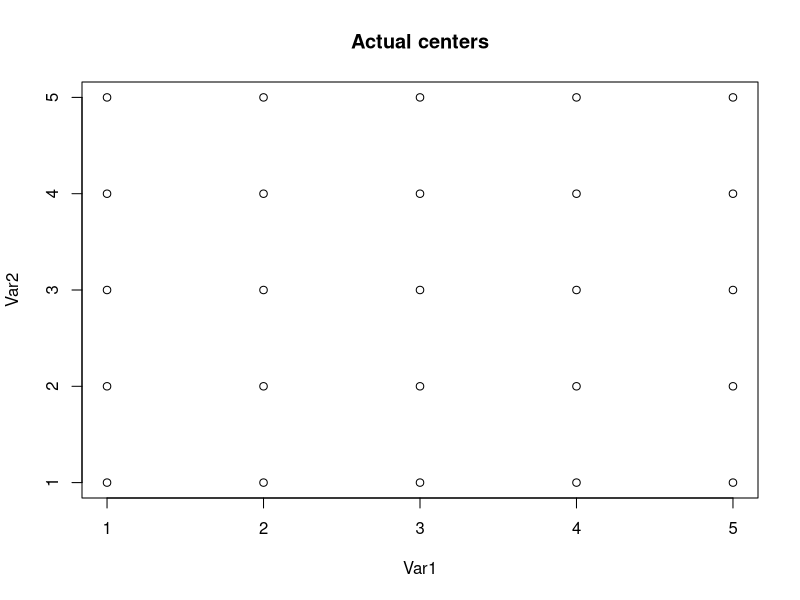
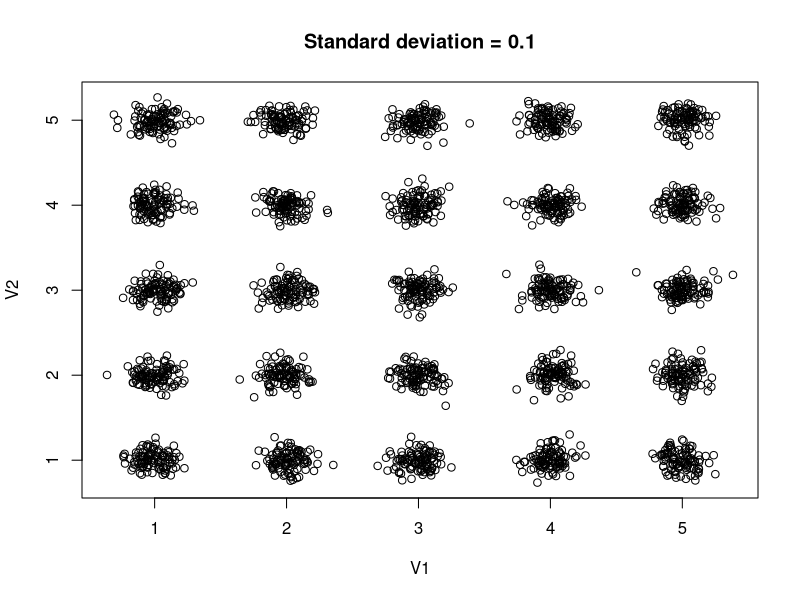
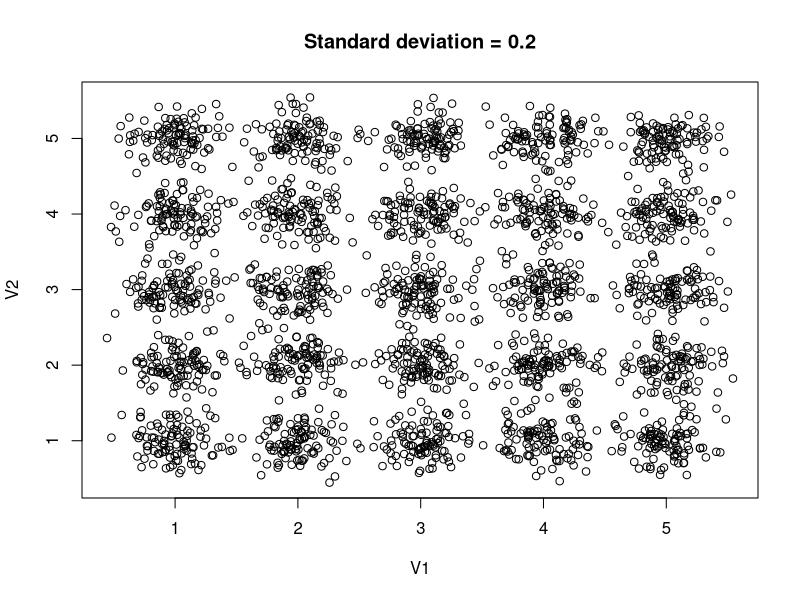
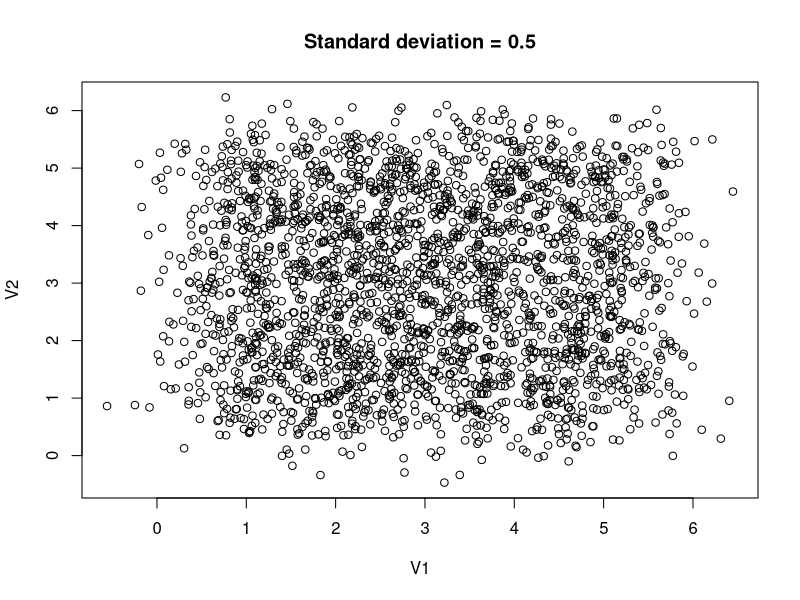
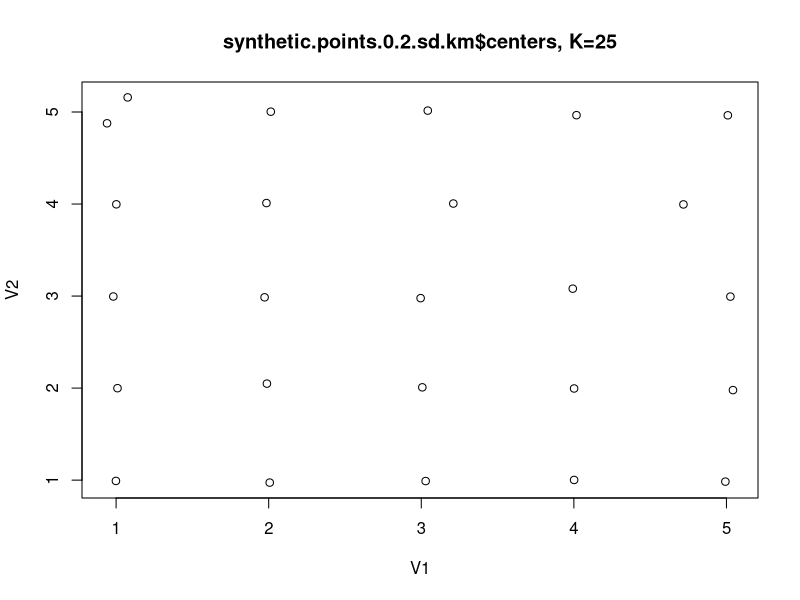
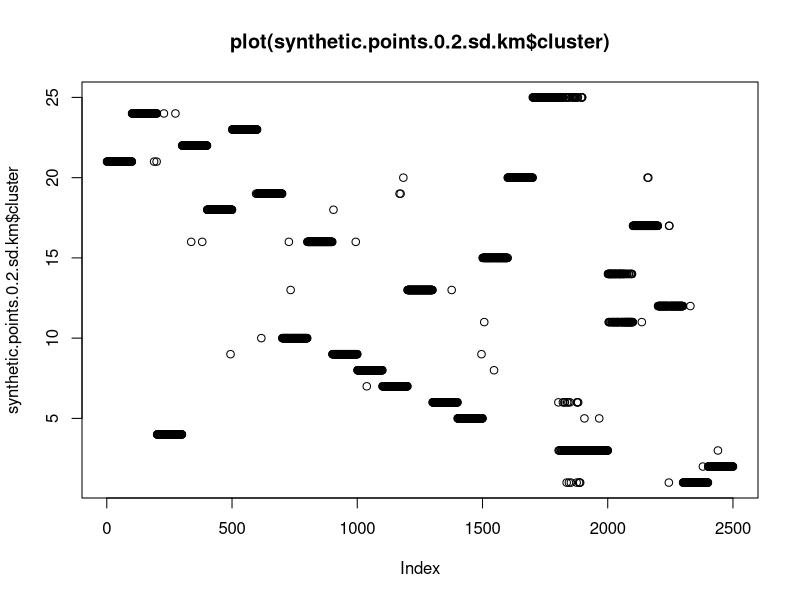
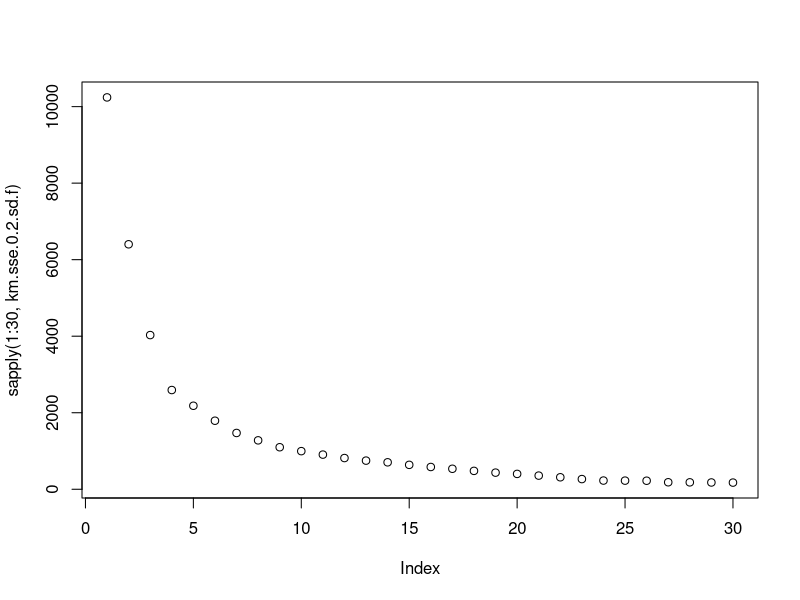

The R script that drew these images, in order:
# Machine Learning 102 - Unsupervised - Hacker Dojo
# http://machinelearning102.pbworks.com/w/page/32890352/FrontPage
#
# Homework #2, Basic clustering 2
# Dave Abercrombie, Noveember 1 2011
#
# http://machinelearning102.pbworks.com/w/file/47470778/Homework2.txt
#
# Problem 1 of 1
#

#####################################################################
# Step 1. Generate synthetic dataset

# We want 25 cluster centers in a five-by-five grid with both X and Y
# taking on the values 1 through 5. Around each center, we will generate
# Gaussian distribution of random points, with a variety of standard deviations

ls()
setwd("/Users/dabercrombie/Documents/aberdave-repos/Machine-Learning/ml102/hw2")

# Step 1a - generate centers
# This handy function does what we in the database
# field might call a Cartesian product, i.e., all 
# combinations of the supplied vectors.
#
cluster.centers.actual.df <- expand.grid(
  1:5,
  1:5
)
# Interactive peek at these centers
#
plot(cluster.centers.actual.df, main="Actual centers")


# Step 1b Create a function that generates random points
# around a center cluster. 
#
point.generator.f <- function(
  center.vector,
  standard.deviation,
  point.count
) {
  cbind(
    rnorm(point.count, sd=standard.deviation) + center.vector[,1],
    rnorm(point.count, sd=standard.deviation) + center.vector[,2]
  )
}

# sanity check function using one center
cluster.centers.actual.df[22,]
point.generator.f(
  center.vector=cluster.centers.actual.df[22,], 
  standard.deviation=0.2, 
  point.count=10
)


# The problem calls for exploring three satnard
# deviations: sd = 0.1, sd = 0.2 and sd = 0.5.
# So I generate three synthetic datasets, one for
# each value of standard deviation. I copy code
# three times, should prably be another function!

# Loop through set of cluster centers, appending
# each center's points to a data frame with rbind()
# (must first initialize data frame to be empty)

# sd = 0.1
synthetic.points.0.1.sd.df <- data.frame()
for( i in 1:nrow(cluster.centers.actual.df) ) {
  synthetic.points.0.1.sd.df <- rbind(
    synthetic.points.0.1.sd.df,
    point.generator.f(
      center.vector=cluster.centers.actual.df[i,],   # the i-th row
      standard.deviation=0.1,                        # will vary later
      point.count=100
    )
  )
}
# sd = 0.2 
synthetic.points.0.2.sd.df <- data.frame()
for( i in 1:nrow(cluster.centers.actual.df) ) {
  synthetic.points.0.2.sd.df <- rbind(
    synthetic.points.0.2.sd.df,
    point.generator.f(
      center.vector=cluster.centers.actual.df[i,],   # the i-th row
      standard.deviation=0.2,                        # will vary later
      point.count=100
    )
  )
}
# sd = 0.5
synthetic.points.0.5.sd.df <- data.frame()
for( i in 1:nrow(cluster.centers.actual.df) ) {
  synthetic.points.0.5.sd.df <- rbind(
    synthetic.points.0.5.sd.df,
    point.generator.f(
      center.vector=cluster.centers.actual.df[i,],   # the i-th row
      standard.deviation=0.5,                        # varied from above
      point.count=100
    )
  )
}


# Sanity check generated points
#
dim(synthetic.points.0.1.sd.df)
dim(synthetic.points.0.2.sd.df)
dim(synthetic.points.0.5.sd.df)

plot(synthetic.points.0.1.sd.df, main="Standard deviation = 0.1")
plot(synthetic.points.0.2.sd.df, main="Standard deviation = 0.2")
plot(synthetic.points.0.5.sd.df, main="Standard deviation = 0.5")


#####################################################################
# Step 2. Sanity check use of kmeans()

synthetic.points.0.2.sd.km <- kmeans(
  x=synthetic.points.0.2.sd.df,
  centers=25,
  iter.max=20,
  nstart=10
)

# Interactive look at return value structure
#
summary(synthetic.points.0.2.sd.km)
str(synthetic.points.0.2.sd.km)
plot(synthetic.points.0.2.sd.km$centers, main="synthetic.points.0.2.sd.km$centers, K=25")
plot(synthetic.points.0.2.sd.km$cluster, main="plot(synthetic.points.0.2.sd.km$cluster)")


#####################################################################
# Step 3, Write a function to return SSE for a dataset and value of K

km.sse.f <- function(
  df.arg,
  centers.arg
) {
  tmp.km <- kmeans(
    x=df.arg,
    centers=centers.arg,
    iter.max=20,
    nstart=10
  )
  # Pretty sure that I should return tot.withinss rather
  # than totss. They have the same definition in the docs!
  #
  # "total within-cluster sum of squares" and
  #
  # yet thay have different values. It appears that
  # 
  #    totss = tot.withinss + betweenss
  #
  # and that totss does NOT change much with K.
  # 
  # The text calls for just "the SSE" on page 546
  # and it does not seem as if between cluster errors
  # are anywhere near as important as within cluster.
  # So I conclude that we want to return tot.withinss
  #
  tmp.km$tot.withinss
}

# sanity check function
km.sse.f(synthetic.points.0.2.sd.df, 20)

#####################################################################
# Step 4. Write single-arg functions to return SSE for a value of K
#         One function for each sd dataframe: this allows the use
#         of sapply() to generate a plot of SSE function of only K


km.sse.0.2.sd.f <- function(k) {
  # returns tot.withinss for a
  # hardcoded data frame and an
  # single argument of K. For use
  # with sapply()
  km.sse.f(
    df.arg=synthetic.points.0.2.sd.df, 
    centers.arg=k
  )
}


plot(sapply(1:30, km.sse.0.2.sd.f))


